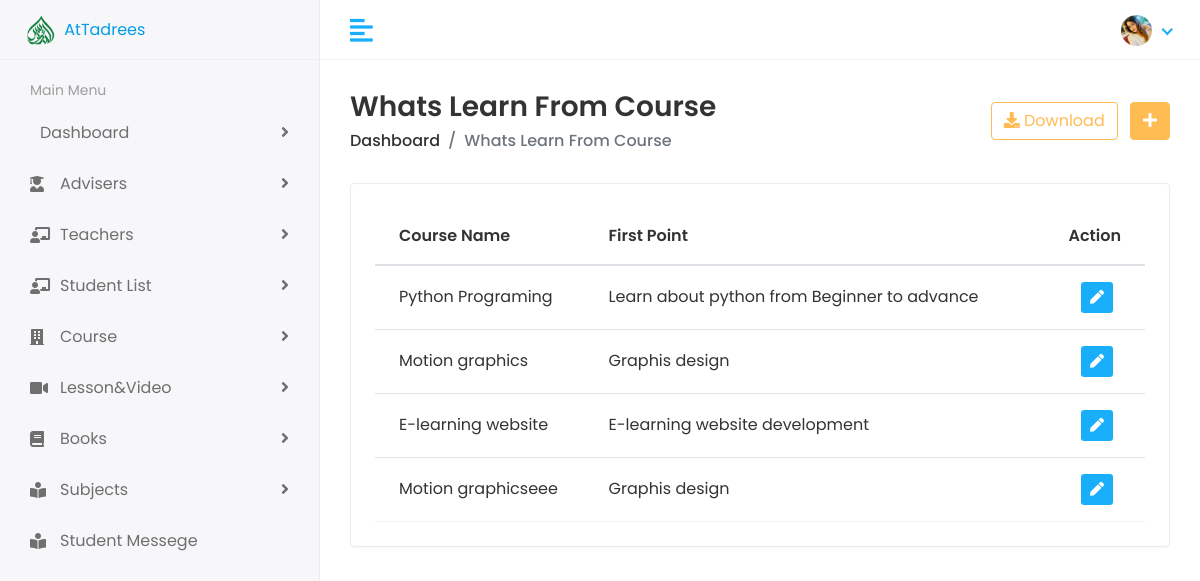
Before: /view-whats-learn-from-course (signed in) with the older database file.
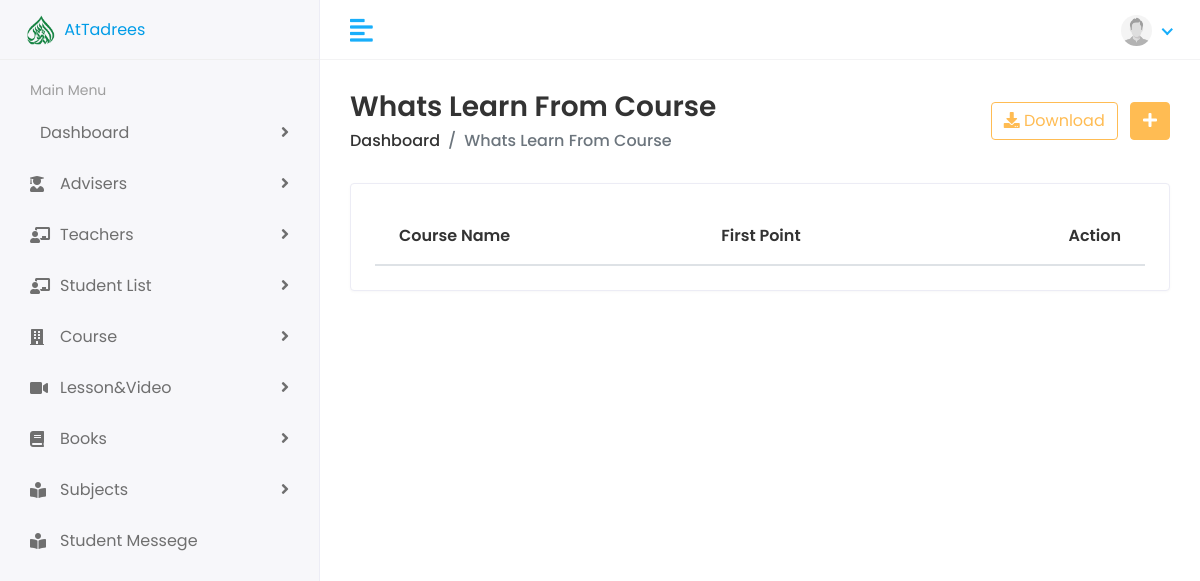
After: the same page with the newer database file.
### Accounts/models.py (models this page shows, shortened)
class User(AbstractBaseUser, PermissionsMixin):
    email         = models.EmailField(unique=True, null=False)
    password      = models.CharField(max_length=120)
    first_name    = models.CharField(max_length=165, null=True, blank=True)
    last_name      = models.CharField(max_length=165, null=True, blank=True)
    profile_pic   = models.ImageField(upload_to='profile_pic', null=True, blank=True)
    user_rol = (
        ('admin','Admin'),
        ('teacher','Teacher'),
        ('student','Student'),
    )
    user_type = models.CharField(
        max_length=20,
        choices=user_rol,
        )
    is_staff = models.BooleanField(
        gettext_lazy("staff status"),
        default=False,
        help_text = gettext_lazy("Designet whether this user can Login this site")
    )
    is_active = models.BooleanField(
        gettext_lazy("Active"),
        default=True,
        help_text = gettext_lazy("designates Whether this user should be creates as active. unselect this instad of deleting accounts")
    )
    USERNAME_FIELD = 'email'
    objects = MyUserManager()

### clac/models.py (models this page shows, shortened)
class Whats_learn(models.Model):
    course = models.ForeignKey(Course, on_delete=models.CASCADE)
    pont1 = models.CharField(max_length=190, blank=True, null=True)
    pont2 = models.CharField(max_length=190, blank=True, null=True, default='')
    pont3 = models.CharField(max_length=190, blank=True, null=True)
    pont4 = models.CharField(max_length=190, blank=True, null=True)
    pont5 = models.CharField(max_length=190, blank=True, null=True)
    pont6 = models.CharField(max_length=190, blank=True, null=True)
    pont7 = models.CharField(max_length=190, blank=True, null=True)

class Course(models.Model):
    course_image = models.ImageField(upload_to='course_image', null=True)
    course_video = models.CharField(max_length=650, null=True)
    title_1 = models.CharField(max_length=120, null=True, blank=True)
    title = models.CharField(max_length=300)
    languege = models.ForeignKey(Languege, on_delete=models.CASCADE)
    created_at = models.DateTimeField(auto_now_add=True)
    category = models.ForeignKey(Category, on_delete=models.CASCADE, related_name='category')
    description= models.TextField()
    price = models.IntegerField(null=True, default=0)
    discount = models.IntegerField(null=True)
    skill_level = models.CharField(max_length=160, null=True, blank=True)
    slug = models.SlugField(max_length=500, null=True, blank=True, unique=True)
    deadline = models.DateField(null=True, blank=True)
    certificate = models.CharField(max_length=20, null=True, blank=True)
    publish_satatus = models.BooleanField(default=False)

### clac/views.py (the view)
# urls.py: path('view-whats-learn-from-course', views.View_whats_learn, name='view_whats_learn'),
def View_whats_learn(request):
    user_= request.user.user_type
    if user_ == 'admin' or user_ == 'teacher':
        whats_learn = Whats_learn.objects.all()
        return render(request, 'home/view_whats_learn.html', context={'whats_learn':whats_learn})
    else:
        return redirect('error')

### templates/home/view_whats_learn.html (shortened to what this page needs)
{% extends "Dashbord/base.html" %}
{% load static %}
{% block body %}
<div class="page-wrapper">
    <div class="content container-fluid">
        <div class="page-header">
            <div class="row align-items-center">
                <div class="col">
                    <h3 class="page-title">Whats Learn From Course</h3>
                    <ul class="breadcrumb">
                        <li class="breadcrumb-item"><a
                                href="{% url 'hod:hod_dashbord' %}">Dashboard</a></li>
                        <li class="breadcrumb-item active">Whats Learn From Course</li>
                    </ul>
                </div>
                <div class="col-auto text-right float-right
                    ml-auto">
                    <a href="#" class="btn btn-outline-primary
                        mr-2"><i class="fas fa-download"></i>
                        Download</a>
                    <a href="add-teacher.html" class="btn
                        btn-primary"><i class="fas fa-plus"></i></a>
                </div>
            </div>
        </div>
        <div class="row">
            <div class="col-sm-12">
                <div class="card card-table">
                    <div class="card-body">
                        <div class="table-responsive">
                            <table class="table table-hover
                                table-center mb-0">
                                <thead>
                                    <tr>
                                        <th>Course Name</th>
                                        <th>First Point</th>
                                        <th class="text-right">Action</th>
                                    </tr>
                                </thead>
                                <tbody>
                                    {% for i in whats_learn %}
                                    <tr>
                                        <td>{{i.course.title_1}}</td>
                                        <td>{{i.pont1}}</td>
                                        <td class="text-right">
                                            <div class="actions">
                                                <a
                                                    href="{% url 'updated_wahts_learn' id=i.id %}"
                                                    class="btn
                                                    btn-sm
                                                    bg-success-light
                                                    mr-2">
                                                    <i class="fas
                                                        fa-pen"></i>
                                                </a>
                                            </div>
                                        </td>
                                    </tr>
                                    {% endfor %}
                                </tbody>
                            </table>
                        </div>
                    </div>
                </div>
            </div>
        </div>
    </div>
</div>
{% endblock body %}

### templates/Dashbord/header.html (shortened to what this page needs)
{% load static %}
<div class="header">
    <div class="header-left">
       <a href="{% url 'index' %}" class="logo">
       <img src="{% static 'assets/img/avatars/AtTadrees.png' %}" alt="Logo" width="50" height="50">
       AtTadrees</a>
    </div>
    <a href="javascript:void(0);" id="toggle_btn">
    <i class="fas fa-align-left"></i>
    </a>
    <ul class="nav user-menu">
       <li class="nav-item dropdown has-arrow">
          <a href="#" class="dropdown-toggle nav-link" data-toggle="dropdown">
          <span class="user-img">
            {% if user.profile_pic %}
            <img src="\media\{{user.profile_pic}}" alt="User Image" width="31" class="avatar-img
            rounded-circle">
            {% else %}
            <img src="{% static 'demo_profile.jpg' %}" alt="User Image" width="31" class="avatar-img rounded-circle">
            {% endif %}</span>
          </a>
       </li>
    </ul>
 </div>

Changed rows visible on the page:
no longer on this page (row edited): User: profile_pic (picture)
removed Whats_learn: course.title_1 "Python Programing", pont1 "Learn about python from Beginner to advance"
removed Whats_learn: course.title_1 "Motion graphics", pont1 "Graphis design"
removed Whats_learn: course.title_1 "E-learning website", pont1 "E-learning website development"
removed Whats_learn: course.title_1 "Motion graphicseee", pont1 "Graphis design"
